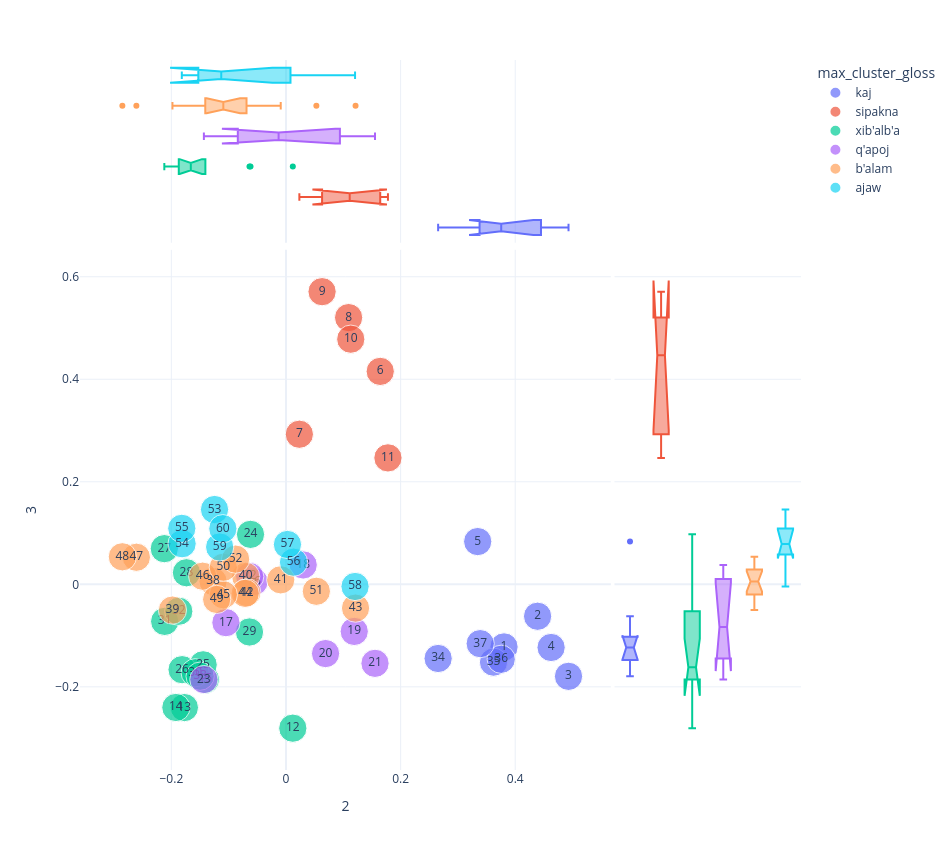
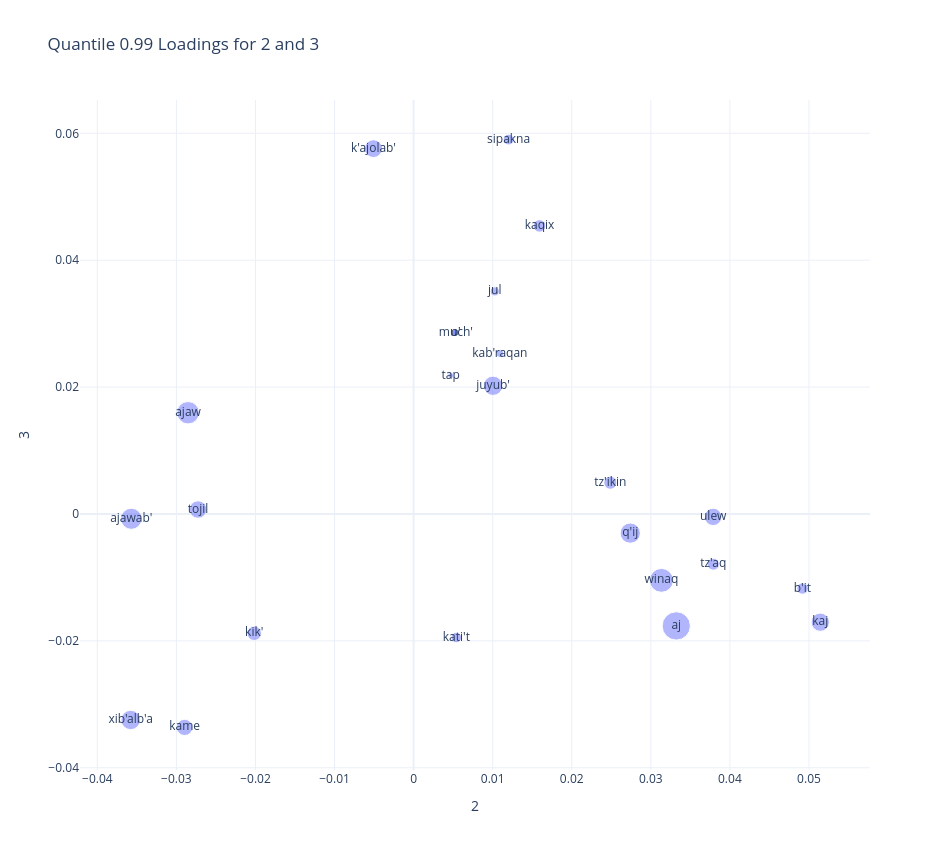

Notebook cell for these charts, in order:
### Code cell
plot_pca(2,3)

### Figure 1 — Plotly figure (JSON) as saved in the notebook; plotly's stock layout.template omitted (floating-point values rounded to 4 significant figures)
{"data": [{"hovertemplate": "max_cluster_gloss=kaj<br>2=%{x}<br>3=%{y}<br>size=%{marker.size}<br>chunk_id=%{text}<extra></extra>", "legendgroup": "kaj", "marker": {"color": "#636efa", "size": [1, 1, 1, 1, 1, 1, 1, 1, 1], "sizemode": "area", "sizeref": 0.0025, "symbol": "circle"}, "mode": "markers+text", "name": "kaj", "orientation": "v", "showlegend": true, "text": [1, 2, 3, 4, 5, 34, 35, 36, 37], "type": "scatter", "x": [0.3804, 0.439, 0.493, 0.4626, 0.3345, 0.2655, 0.3621, 0.3755, 0.3389], "xaxis": "x", "y": [-0.1221, -0.06233, -0.1795, -0.1232, 0.08336, -0.1447, -0.1518, -0.1462, -0.1157], "yaxis": "y"}, {"alignmentgroup": "True", "hovertemplate": "max_cluster_gloss=kaj<br>2=%{x}<extra></extra>", "legendgroup": "kaj", "marker": {"color": "#636efa", "symbol": "circle"}, "name": "kaj", "notched": true, "offsetgroup": "kaj", "showlegend": false, "type": "box", "x": [0.3804, 0.439, 0.493, 0.4626, 0.3345, 0.2655, 0.3621, 0.3755, 0.3389], "xaxis": "x3", "yaxis": "y3"}, {"alignmentgroup": "True", "hovertemplate": "max_cluster_gloss=kaj<br>3=%{y}<extra></extra>", "legendgroup": "kaj", "marker": {"color": "#636efa", "symbol": "circle"}, "name": "kaj", "notched": true, "offsetgroup": "kaj", "showlegend": false, "type": "box", "xaxis": "x2", "y": [-0.1221, -0.06233, -0.1795, -0.1232, 0.08336, -0.1447, -0.1518, -0.1462, -0.1157], "yaxis": "y2"}, {"hovertemplate": "max_cluster_gloss=sipakna<br>2=%{x}<br>3=%{y}<br>size=%{marker.size}<br>chunk_id=%{text}<extra></extra>", "legendgroup": "sipakna", "marker": {"color": "#EF553B", "size": [1, 1, 1, 1, 1, 1], "sizemode": "area", "sizeref": 0.0025, "symbol": "circle"}, "mode": "markers+text", "name": "sipakna", "orientation": "v", "showlegend": true, "text": [6, 7, 8, 9, 10, 11], "type": "scatter", "x": [0.1644, 0.02335, 0.1093, 0.063, 0.113, 0.1779], "xaxis": "x", "y": [0.4154, 0.2928, 0.5203, 0.5709, 0.4782, 0.2466], "yaxis": "y"}, {"alignmentgroup": "True", "hovertemplate": "max_cluster_gloss=sipakna<br>2=%{x}<extra></extra>", "legendgroup": "sipakna", "marker": {"color": "#EF553B", "symbol": "circle"}, "name": "sipakna", "notched": true, "offsetgroup": "sipakna", "showlegend": false, "type": "box", "x": [0.1644, 0.02335, 0.1093, 0.063, 0.113, 0.1779], "xaxis": "x3", "yaxis": "y3"}, {"alignmentgroup": "True", "hovertemplate": "max_cluster_gloss=sipakna<br>3=%{y}<extra></extra>", "legendgroup": "sipakna", "marker": {"color": "#EF553B", "symbol": "circle"}, "name": "sipakna", "notched": true, "offsetgroup": "sipakna", "showlegend": false, "type": "box", "xaxis": "x2", "y": [0.4154, 0.2928, 0.5203, 0.5709, 0.4782, 0.2466], "yaxis": "y2"}, {"hovertemplate": "max_cluster_gloss=xib'alb'a<br>2=%{x}<br>3=%{y}<br>size=%{marker.size}<br>chunk_id=%{text}<extra></extra>", "legendgroup": "xib'alb'a", "marker": {"color": "#00cc96", "size": [1, 1, 1, 1, 1, 1, 1, 1, 1, 1, 1, 1, 1, 1], "sizemode": "area", "sizeref": 0.0025, "symbol": "circle"}, "mode": "markers+text", "name": "xib'alb'a", "orientation": "v", "showlegend": true, "text": [12, 13, 14, 15, 24, 25, 26, 27, 28, 29, 30, 31, 32, 33], "type": "scatter", "x": [0.01194, -0.1773, -0.1921, -0.1406, -0.06189, -0.1445, -0.1813, -0.2123, -0.1737, -0.06366, -0.1584, -0.2116, -0.187, -0.1498], "xaxis": "x", "y": [-0.2807, -0.2405, -0.2403, -0.1855, 0.09741, -0.1571, -0.1665, 0.06957, 0.02252, -0.09302, -0.1726, -0.07233, -0.05259, -0.1792], "yaxis": "y"}, {"alignmentgroup": "True", "hovertemplate": "max_cluster_gloss=xib'alb'a<br>2=%{x}<extra></extra>", "legendgroup": "xib'alb'a", "marker": {"color": "#00cc96", "symbol": "circle"}, "name": "xib'alb'a", "notched": true, "offsetgroup": "xib'alb'a", "showlegend": false, "type": "box", "x": [0.01194, -0.1773, -0.1921, -0.1406, -0.06189, -0.1445, -0.1813, -0.2123, -0.1737, -0.06366, -0.1584, -0.2116, -0.187, -0.1498], "xaxis": "x3", "yaxis": "y3"}, {"alignmentgroup": "True", "hovertemplate": "max_cluster_gloss=xib'alb'a<br>3=%{y}<extra></extra>", "legendgroup": "xib'alb'a", "marker": {"color": "#00cc96", "symbol": "circle"}, "name": "xib'alb'a", "notched": true, "offsetgroup": "xib'alb'a", "showlegend": false, "type": "box", "xaxis": "x2", "y": [-0.2807, -0.2405, -0.2403, -0.1855, 0.09741, -0.1571, -0.1665, 0.06957, 0.02252, -0.09302, -0.1726, -0.07233, -0.05259, -0.1792], "yaxis": "y2"}, {"hovertemplate": "max_cluster_gloss=q'apoj<br>2=%{x}<br>3=%{y}<br>size=%{marker.size}<br>chunk_id=%{text}<extra></extra>", "legendgroup": "q'apoj", "marker": {"color": "#ab63fa", "size": [1, 1, 1, 1, 1, 1, 1, 1], "sizemode": "area", "sizeref": 0.0025, "symbol": "circle"}, "mode": "markers+text", "name": "q'apoj", "orientation": "v", "showlegend": true, "text": [16, 17, 18, 19, 20, 21, 22, 23], "type": "scatter", "x": [-0.05583, -0.1048, 0.03003, 0.1191, 0.06906, 0.1553, -0.0633, -0.1432], "xaxis": "x", "y": [0.005117, -0.07479, 0.03782, -0.09192, -0.1351, -0.1542, 0.01524, -0.1858], "yaxis": "y"}, {"alignmentgroup": "True", "hovertemplate": "max_cluster_gloss=q'apoj<br>2=%{x}<extra></extra>", "legendgroup": "q'apoj", "marker": {"color": "#ab63fa", "symbol": "circle"}, "name": "q'apoj", "notched": true, "offsetgroup": "q'apoj", "showlegend": false, "type": "box", "x": [-0.05583, -0.1048, 0.03003, 0.1191, 0.06906, 0.1553, -0.0633, -0.1432], "xaxis": "x3", "yaxis": "y3"}, {"alignmentgroup": "True", "hovertemplate": "max_cluster_gloss=q'apoj<br>3=%{y}<extra></extra>", "legendgroup": "q'apoj", "marker": {"color": "#ab63fa", "symbol": "circle"}, "name": "q'apoj", "notched": true, "offsetgroup": "q'apoj", "showlegend": false, "type": "box", "xaxis": "x2", "y": [0.005117, -0.07479, 0.03782, -0.09192, -0.1351, -0.1542, 0.01524, -0.1858], "yaxis": "y2"}, {"hovertemplate": "max_cluster_gloss=b'alam<br>2=%{x}<br>3=%{y}<br>size=%{marker.size}<br>chunk_id=%{text}<extra></extra>", "legendgroup": "b'alam", "marker": {"color": "#FFA15A", "size": [1, 1, 1, 1, 1, 1, 1, 1, 1, 1, 1, 1, 1, 1, 1], "sizemode": "area", "sizeref": 0.0025, "symbol": "circle"}, "mode": "markers+text", "name": "b'alam", "orientation": "v", "showlegend": true, "text": [38, 39, 40, 41, 42, 43, 44, 45, 46, 47, 48, 49, 50, 51, 52], "type": "scatter", "x": [-0.1272, -0.1981, -0.07027, -0.009155, -0.06837, 0.1214, -0.07119, -0.1093, -0.1454, -0.2611, -0.2855, -0.1209, -0.1094, 0.05298, -0.08786], "xaxis": "x", "y": [0.005675, -0.05028, 0.01544, 0.008739, -0.01618, -0.04645, -0.01769, -0.02035, 0.01583, 0.05276, 0.05369, -0.02948, 0.03323, -0.01359, 0.04909], "yaxis": "y"}, {"alignmentgroup": "True", "hovertemplate": "max_cluster_gloss=b'alam<br>2=%{x}<extra></extra>", "legendgroup": "b'alam", "marker": {"color": "#FFA15A", "symbol": "circle"}, "name": "b'alam", "notched": true, "offsetgroup": "b'alam", "showlegend": false, "type": "box", "x": [-0.1272, -0.1981, -0.07027, -0.009155, -0.06837, 0.1214, -0.07119, -0.1093, -0.1454, -0.2611, -0.2855, -0.1209, -0.1094, 0.05298, -0.08786], "xaxis": "x3", "yaxis": "y3"}, {"alignmentgroup": "True", "hovertemplate": "max_cluster_gloss=b'alam<br>3=%{y}<extra></extra>", "legendgroup": "b'alam", "marker": {"color": "#FFA15A", "symbol": "circle"}, "name": "b'alam", "notched": true, "offsetgroup": "b'alam", "showlegend": false, "type": "box", "xaxis": "x2", "y": [0.005675, -0.05028, 0.01544, 0.008739, -0.01618, -0.04645, -0.01769, -0.02035, 0.01583, 0.05276, 0.05369, -0.02948, 0.03323, -0.01359, 0.04909], "yaxis": "y2"}, {"hovertemplate": "max_cluster_gloss=ajaw<br>2=%{x}<br>3=%{y}<br>size=%{marker.size}<br>chunk_id=%{text}<extra></extra>", "legendgroup": "ajaw", "marker": {"color": "#19d3f3", "size": [1, 1, 1, 1, 1, 1, 1, 1], "sizemode": "area", "sizeref": 0.0025, "symbol": "circle"}, "mode": "markers+text", "name": "ajaw", "orientation": "v", "showlegend": true, "text": [53, 54, 55, 56, 57, 58, 59, 60], "type": "scatter", "x": [-0.1247, -0.1813, -0.1818, 0.01316, 0.002579, 0.1205, -0.1157, -0.1101], "xaxis": "x", "y": [0.1459, 0.07918, 0.1092, 0.04318, 0.0777, -0.004241, 0.07276, 0.1085], "yaxis": "y"}, {"alignmentgroup": "True", "hovertemplate": "max_cluster_gloss=ajaw<br>2=%{x}<extra></extra>", "legendgroup": "ajaw", "marker": {"color": "#19d3f3", "symbol": "circle"}, "name": "ajaw", "notched": true, "offsetgroup": "ajaw", "showlegend": false, "type": "box", "x": [-0.1247, -0.1813, -0.1818, 0.01316, 0.002579, 0.1205, -0.1157, -0.1101], "xaxis": "x3", "yaxis": "y3"}, {"alignmentgroup": "True", "hovertemplate": "max_cluster_gloss=ajaw<br>3=%{y}<extra></extra>", "legendgroup": "ajaw", "marker": {"color": "#19d3f3", "symbol": "circle"}, "name": "ajaw", "notched": true, "offsetgroup": "ajaw", "showlegend": false, "type": "box", "xaxis": "x2", "y": [0.1459, 0.07918, 0.1092, 0.04318, 0.0777, -0.004241, 0.07276, 0.1085], "yaxis": "y2"}], "layout": {"height": 850, "legend": {"itemsizing": "constant", "title": {"text": "max_cluster_gloss"}, "tracegroupgap": 0}, "margin": {"t": 60}, "width": 950, "xaxis": {"anchor": "y", "autorange": true, "domain": [0, 0.7363], "range": [-0.3602, 0.5677], "title": {"text": "2"}, "type": "linear"}, "xaxis2": {"anchor": "y2", "autorange": true, "domain": [0.7413, 1], "matches": "x2", "range": [-0.5, 5.5], "showgrid": false, "showline": false, "showticklabels": false, "ticks": "", "type": "category"}, "xaxis3": {"anchor": "y3", "autorange": true, "domain": [0, 0.7363], "matches": "x", "range": [-0.3602, 0.5677], "showgrid": true, "showticklabels": false, "type": "linear"}, "xaxis4": {"anchor": "y4", "domain": [0.7413, 1], "matches": "x2", "showgrid": false, "showline": false, "showticklabels": false, "ticks": ""}, "yaxis": {"anchor": "x", "autorange": true, "domain": [0, 0.7326], "range": [-0.3622, 0.6525], "title": {"text": "3"}, "type": "linear"}, "yaxis2": {"anchor": "x2", "autorange": true, "domain": [0, 0.7326], "matches": "y", "range": [-0.3622, 0.6525], "showgrid": true, "showticklabels": false, "type": "linear"}, "yaxis3": {"anchor": "x3", "autorange": true, "domain": [0.7426, 1], "matches": "y3", "range": [-0.5, 5.5], "showgrid": false, "showline": false, "showticklabels": false, "ticks": "", "type": "category"}, "yaxis4": {"anchor": "x4", "domain": [0.7426, 1], "matches": "y3", "showgrid": true, "showline": false, "showticklabels": false, "ticks": ""}}}

### Figure 2 — Plotly figure (JSON) as saved in the notebook; plotly's stock layout.template omitted (floating-point values rounded to 4 significant figures)
{"data": [{"hovertemplate": "2=%{x}<br>3=%{y}<br>n=%{marker.size}<br>text=%{text}<extra></extra>", "legendgroup": "", "marker": {"color": "#636efa", "opacity": 0.5, "size": [219, 137, 122, 35, 91, 72, 113, 84, 39, 47, 83, 156, 103, 23, 102, 87, 17, 43, 30, 57, 14, 14, 32, 10], "sizemode": "area", "sizeref": 0.5475, "symbol": "circle"}, "mode": "markers+text", "name": "", "orientation": "v", "showlegend": false, "text": ["aj", "ajaw", "ajawab'", "b'it", "kaj", "kame", "q'ij", "tojil", "tz'aq", "tz'ikin", "ulew", "winaq", "xib'alb'a", "jul", "juyub'", "k'ajolab'", "kab'raqan", "kaqix", "kati't", "kik'", "much'", "o'", "sipakna", "tap"], "type": "scatter", "x": [0.03322, -0.02853, -0.0357, 0.04918, 0.05143, -0.02896, 0.0274, -0.02726, 0.0379, 0.02487, 0.03788, 0.03134, -0.03579, 0.01026, 0.01004, -0.005077, 0.01091, 0.01592, 0.0054, -0.02016, 0.005337, 0.005337, 0.01201, 0.00469], "xaxis": "x", "y": [-0.01764, 0.01596, -0.0007574, -0.01175, -0.01706, -0.03365, -0.003018, 0.0006992, -0.007911, 0.004926, -0.0004521, -0.01046, -0.03247, 0.03508, 0.02021, 0.05759, 0.02527, 0.0454, -0.01947, -0.01881, 0.0286, 0.0286, 0.05902, 0.02181], "yaxis": "y"}], "layout": {"height": 850, "legend": {"itemsizing": "constant", "tracegroupgap": 0}, "title": {"text": "Quantile 0.99 Loadings for 2 and 3"}, "width": 950, "xaxis": {"anchor": "y", "autorange": true, "domain": [0, 1], "range": [-0.04219, 0.05772], "title": {"text": "2"}, "type": "linear"}, "yaxis": {"anchor": "x", "autorange": true, "domain": [0, 1], "range": [-0.04036, 0.06525], "title": {"text": "3"}, "type": "linear"}}}
